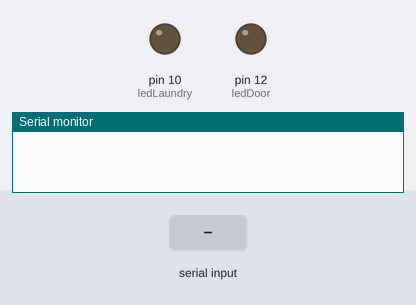
The sketch below on a simulated Arduino Uno, built with avr-gcc and run on an emulated ATmega328P. On the bench: output pins drawn as LEDs (lit = HIGH), the last lines printed to the serial monitor. The inputs (shaded band) are chosen by the test bench.

Above: at 1.2 s.
1.3 s: "n" received over Serial
At 2.4 s:
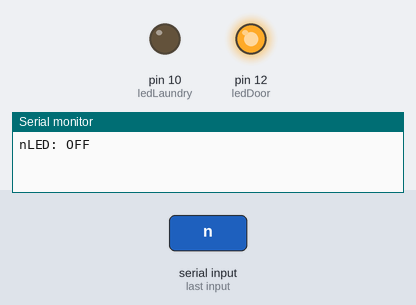
4.3 s: "l" received over Serial
At 4.7 s:
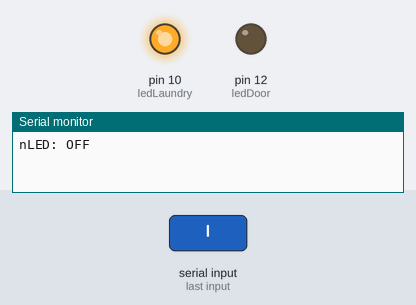
Timing chart, 0 to 7.3 s (numbered marks = the images above; inputs shaded):
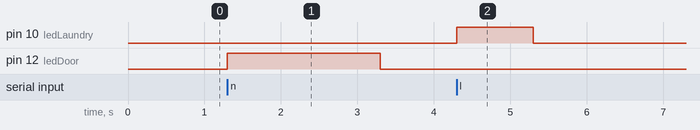

Measured:
- after the input at 1.3 s, pin 12 (ledDoor): LOW → HIGH at once, → LOW 2.0 s later
- after the input at 4.3 s, pin 10 (ledLaundry): LOW → HIGH at once, → LOW 1.0 s later

The sketch:

bluetooth_door_opener.ino
```cpp
int ledDoor= 12;
int ledLaundry = 10;
char state = '0';
int flag =0 ;

void setup() {
  // put your setup code here, to run once:
  digitalWrite(ledDoor,LOW);
  digitalWrite(ledLaundry,LOW);
  pinMode(ledDoor, OUTPUT);
  pinMode(ledLaundry, OUTPUT);
  Serial.begin(9600);
  //delay(5000);
}

void loop() {
  // put your main code here, to run repeatedly:
  if(Serial.available() > 0) {
    state = Serial.read();
    flag =0;

    if (state == 'n') {

      if(flag ==0) {
        flag=1;
        digitalWrite(ledDoor, HIGH);
        Serial.print(state);
        Serial.println("LED: OFF");
        delay(2000);
        digitalWrite(ledDoor, LOW);
        flag = 1;
      }
     }
     if (state == 'l'){ //L
          digitalWrite(ledLaundry, HIGH);
          delay(1000);
          digitalWrite(ledLaundry, LOW);
          Serial.print(state);
          Serial.println("Laundry");
     }
    }
}
```
